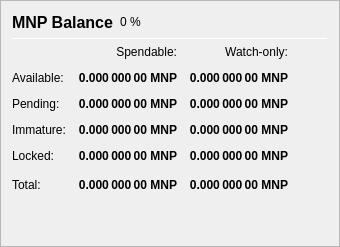
                   <widget class="QFrame" name="frame_Balances">
                    <property name="frameShape">
                     <enum>QFrame::StyledPanel</enum>
                    </property>
                    <property name="frameShadow">
                     <enum>QFrame::Raised</enum>
                    </property>
                    <layout class="QVBoxLayout" name="verticalLayout_4">
                     <item>
                      <layout class="QHBoxLayout" name="horizontalLayout_4">
                       <item>
                        <widget class="QLabel" name="label_5">
                         <property name="minimumSize">
                          <size>
                           <width>0</width>
                           <height>20</height>
                          </size>
                         </property>
                         <property name="font">
                          <font>
                           <pointsize>12</pointsize>
                           <weight>75</weight>
                           <bold>true</bold>
                          </font>
                         </property>
                         <property name="text">
                          <string>MNP Balance</string>
                         </property>
                        </widget>
                       </item>
                       <item>
                        <widget class="QLabel" name="labelMNPPercent">
                         <property name="text">
                          <string notr="true">0 %</string>
                         </property>
                        </widget>
                       </item>
                       <item>
                        <spacer name="horizontalSpacer_3">
                         <property name="orientation">
                          <enum>Qt::Horizontal</enum>
                         </property>
                         <property name="sizeHint" stdset="0">
                          <size>
                           <width>40</width>
                           <height>20</height>
                          </size>
                         </property>
                        </spacer>
                       </item>
                      </layout>
                     </item>
                     <item>
                      <widget class="Line" name="line_Balance">
                       <property name="minimumSize">
                        <size>
                         <width>0</width>
                         <height>1</height>
                        </size>
                       </property>
                       <property name="maximumSize">
                        <size>
                         <width>16777215</width>
                         <height>1</height>
                        </size>
                       </property>
                       <property name="orientation">
                        <enum>Qt::Horizontal</enum>
                       </property>
                      </widget>
                     </item>
                     <item>
                      <layout class="QGridLayout" name="gridLayout">
                       <property name="spacing">
                        <number>12</number>
                       </property>
                       <item row="0" column="1">
                        <widget class="QLabel" name="labelSpendable">
                         <property name="text">
                          <string>Spendable:</string>
                         </property>
                         <property name="alignment">
                          <set>Qt::AlignRight|Qt::AlignTrailing|Qt::AlignVCenter</set>
                         </property>
                        </widget>
                       </item>
                       <item row="0" column="2">
                        <widget class="QLabel" name="labelWatchonly">
                         <property name="text">
                          <string>Watch-only:</string>
                         </property>
                         <property name="alignment">
                          <set>Qt::AlignRight|Qt::AlignTrailing|Qt::AlignVCenter</set>
                         </property>
                        </widget>
                       </item>
                       <item row="1" column="0">
                        <widget class="QLabel" name="labelBalanceText">
                         <property name="text">
                          <string>Available:</string>
                         </property>
                        </widget>
                       </item>
                       <item row="1" column="1">
                        <widget class="QLabel" name="labelBalance">
                         <property name="font">
                          <font>
                           <weight>75</weight>
                           <bold>true</bold>
                          </font>
                         </property>
                         <property name="cursor">
                          <cursorShape>IBeamCursor</cursorShape>
                         </property>
                         <property name="toolTip">
                          <string>Your current spendable balance</string>
                         </property>
                         <property name="text">
                          <string notr="true">0.000 000 00 MNP</string>
                         </property>
                         <property name="alignment">
                          <set>Qt::AlignRight|Qt::AlignTrailing|Qt::AlignVCenter</set>
                         </property>
                         <property name="textInteractionFlags">
                          <set>Qt::LinksAccessibleByMouse|Qt::TextSelectableByKeyboard|Qt::TextSelectableByMouse</set>
                         </property>
                        </widget>
                       </item>
                       <item row="1" column="2">
                        <widget class="QLabel" name="labelWatchAvailable">
                         <property name="font">
                          <font>
                           <weight>75</weight>
                           <bold>true</bold>
                          </font>
                         </property>
                         <property name="cursor">
                          <cursorShape>IBeamCursor</cursorShape>
                         </property>
                         <property name="toolTip">
                          <string>Your current balance in watch-only addresses</string>
                         </property>
                         <property name="text">
                          <string notr="true">0.000 000 00 MNP</string>
                         </property>
                         <property name="alignment">
                          <set>Qt::AlignRight|Qt::AlignTrailing|Qt::AlignVCenter</set>
                         </property>
                         <property name="textInteractionFlags">
                          <set>Qt::LinksAccessibleByMouse|Qt::TextSelectableByKeyboard|Qt::TextSelectableByMouse</set>
                         </property>
                        </widget>
                       </item>
                       <item row="2" column="0">
                        <widget class="QLabel" name="labelPendingText">
                         <property name="text">
                          <string>Pending:</string>
                         </property>
                        </widget>
                       </item>
                       <item row="2" column="1">
                        <widget class="QLabel" name="labelUnconfirmed">
                         <property name="font">
                          <font>
                           <weight>75</weight>
                           <bold>true</bold>
                          </font>
                         </property>
                         <property name="cursor">
                          <cursorShape>IBeamCursor</cursorShape>
                         </property>
                         <property name="toolTip">
                          <string>Total of transactions that have yet to be confirmed, and do not yet count toward the spendable balance</string>
                         </property>
                         <property name="text">
                          <string notr="true">0.000 000 00 MNP</string>
                         </property>
                         <property name="alignment">
                          <set>Qt::AlignRight|Qt::AlignTrailing|Qt::AlignVCenter</set>
                         </property>
                         <property name="textInteractionFlags">
                          <set>Qt::LinksAccessibleByMouse|Qt::TextSelectableByKeyboard|Qt::TextSelectableByMouse</set>
                         </property>
                        </widget>
                       </item>
                       <item row="2" column="2">
                        <widget class="QLabel" name="labelWatchPending">
                         <property name="font">
                          <font>
                           <weight>75</weight>
                           <bold>true</bold>
                          </font>
                         </property>
                         <property name="cursor">
                          <cursorShape>IBeamCursor</cursorShape>
                         </property>
                         <property name="toolTip">
                          <string>Unconfirmed transactions to watch-only addresses</string>
                         </property>
                         <property name="text">
                          <string notr="true">0.000 000 00 MNP</string>
                         </property>
                         <property name="alignment">
                          <set>Qt::AlignRight|Qt::AlignTrailing|Qt::AlignVCenter</set>
                         </property>
                         <property name="textInteractionFlags">
                          <set>Qt::LinksAccessibleByMouse|Qt::TextSelectableByKeyboard|Qt::TextSelectableByMouse</set>
                         </property>
                        </widget>
                       </item>
                       <item row="3" column="0">
                        <widget class="QLabel" name="labelImmatureText">
                         <property name="text">
                          <string>Immature:</string>
                         </property>
                        </widget>
                       </item>
                       <item row="3" column="1">
                        <widget class="QLabel" name="labelImmature">
                         <property name="font">
                          <font>
                           <weight>75</weight>
                           <bold>true</bold>
                          </font>
                         </property>
                         <property name="cursor">
                          <cursorShape>IBeamCursor</cursorShape>
                         </property>
                         <property name="toolTip">
                          <string>Staked or masternode rewards that has not yet matured</string>
                         </property>
                         <property name="text">
                          <string notr="true">0.000 000 00 MNP</string>
                         </property>
                         <property name="alignment">
                          <set>Qt::AlignRight|Qt::AlignTrailing|Qt::AlignVCenter</set>
                         </property>
                         <property name="textInteractionFlags">
                          <set>Qt::LinksAccessibleByMouse|Qt::TextSelectableByKeyboard|Qt::TextSelectableByMouse</set>
                         </property>
                        </widget>
                       </item>
                       <item row="3" column="2">
                        <widget class="QLabel" name="labelWatchImmature">
                         <property name="font">
                          <font>
                           <weight>75</weight>
                           <bold>true</bold>
                          </font>
                         </property>
                         <property name="cursor">
                          <cursorShape>IBeamCursor</cursorShape>
                         </property>
                         <property name="toolTip">
                          <string>Staked or masternode rewards in watch-only addresses that has not yet matured</string>
                         </property>
                         <property name="text">
                          <string notr="true">0.000 000 00 MNP</string>
                         </property>
                         <property name="alignment">
                          <set>Qt::AlignRight|Qt::AlignTrailing|Qt::AlignVCenter</set>
                         </property>
                         <property name="textInteractionFlags">
                          <set>Qt::LinksAccessibleByMouse|Qt::TextSelectableByKeyboard|Qt::TextSelectableByMouse</set>
                         </property>
                        </widget>
                       </item>
                       <item row="4" column="0">
                        <widget class="QLabel" name="labelLockedBalanceText">
                         <property name="toolTip">
                          <string>Locked MNP or Masternode collaterals. These are excluded from zMNP minting.</string>
                         </property>
                         <property name="text">
                          <string>Locked:</string>
                         </property>
                        </widget>
                       </item>
                       <item row="4" column="1">
                        <widget class="QLabel" name="labelLockedBalance">
                         <property name="font">
                          <font>
                           <weight>75</weight>
                           <bold>true</bold>
                          </font>
                         </property>
                         <property name="cursor">
                          <cursorShape>IBeamCursor</cursorShape>
                         </property>
                         <property name="toolTip">
                          <string>Locked MNP or Masternode collaterals. These are excluded from zMNP minting.</string>
                         </property>
                         <property name="text">
                          <string notr="true">0.000 000 00 MNP</string>
                         </property>
                         <property name="alignment">
                          <set>Qt::AlignRight|Qt::AlignTrailing|Qt::AlignVCenter</set>
                         </property>
                         <property name="textInteractionFlags">
                          <set>Qt::LinksAccessibleByMouse|Qt::TextSelectableByKeyboard|Qt::TextSelectableByMouse</set>
                         </property>
                        </widget>
                       </item>
                       <item row="4" column="2">
                        <widget class="QLabel" name="labelWatchLocked">
                         <property name="font">
                          <font>
                           <weight>75</weight>
                           <bold>true</bold>
                          </font>
                         </property>
                         <property name="cursor">
                          <cursorShape>IBeamCursor</cursorShape>
                         </property>
                         <property name="toolTip">
                          <string>Current locked balance in watch-only addresses</string>
                         </property>
                         <property name="text">
                          <string notr="true">0.000 000 00 MNP</string>
                         </property>
                         <property name="alignment">
                          <set>Qt::AlignRight|Qt::AlignTrailing|Qt::AlignVCenter</set>
                         </property>
                         <property name="textInteractionFlags">
                          <set>Qt::LinksAccessibleByMouse|Qt::TextSelectableByKeyboard|Qt::TextSelectableByMouse</set>
                         </property>
                        </widget>
                       </item>
                       <item row="5" column="0">
                        <widget class="QLabel" name="labelTotalText">
                         <property name="text">
                          <string>Total:</string>
                         </property>
                         <property name="toolTip">
                          <string>Your current Wagerr balance, unconfirmed and immature transactions included</string>
                         </property>
                        </widget>
                       </item>
                       <item row="5" column="1">
                        <widget class="QLabel" name="labelTotal">
                         <property name="font">
                          <font>
                           <weight>75</weight>
                           <bold>true</bold>
                          </font>
                         </property>
                         <property name="cursor">
                          <cursorShape>IBeamCursor</cursorShape>
                         </property>
                         <property name="toolTip">
                          <string>Your current Wagerr balance, unconfirmed and immature transactions included</string>
                         </property>
                         <property name="text">
                          <string notr="true">0.000 000 00 MNP</string>
                         </property>
                         <property name="alignment">
                          <set>Qt::AlignRight|Qt::AlignTrailing|Qt::AlignVCenter</set>
                         </property>
                         <property name="textInteractionFlags">
                          <set>Qt::LinksAccessibleByMouse|Qt::TextSelectableByKeyboard|Qt::TextSelectableByMouse</set>
                         </property>
                        </widget>
                       </item>
                       <item row="5" column="2">
                        <widget class="QLabel" name="labelWatchTotal">
                         <property name="font">
                          <font>
                           <weight>75</weight>
                           <bold>true</bold>
                          </font>
                         </property>
                         <property name="cursor">
                          <cursorShape>IBeamCursor</cursorShape>
                         </property>
                         <property name="toolTip">
                          <string>Current total balance in watch-only addresses</string>
                         </property>
                         <property name="text">
                          <string notr="true">0.000 000 00 MNP</string>
                         </property>
                         <property name="alignment">
                          <set>Qt::AlignRight|Qt::AlignTrailing|Qt::AlignVCenter</set>
                         </property>
                         <property name="textInteractionFlags">
                          <set>Qt::LinksAccessibleByMouse|Qt::TextSelectableByKeyboard|Qt::TextSelectableByMouse</set>
                         </property>
                        </widget>
                       </item>
                       <item row="5" column="3">
                        <spacer name="horizontalSpacer_9">
                         <property name="orientation">
                          <enum>Qt::Horizontal</enum>
                         </property>
                         <property name="sizeHint" stdset="0">
                          <size>
                           <width>40</width>
                           <height>20</height>
                          </size>
                         </property>
                        </spacer>
                       </item>
                      </layout>
                     </item>
                     <item>
                      <spacer name="verticalSpacer_3">
                       <property name="orientation">
                        <enum>Qt::Vertical</enum>
                       </property>
                       <property name="sizeHint" stdset="0">
                        <size>
                         <width>20</width>
                         <height>40</height>
                        </size>
                       </property>
                      </spacer>
                     </item>
                    </layout>
                   </widget>
